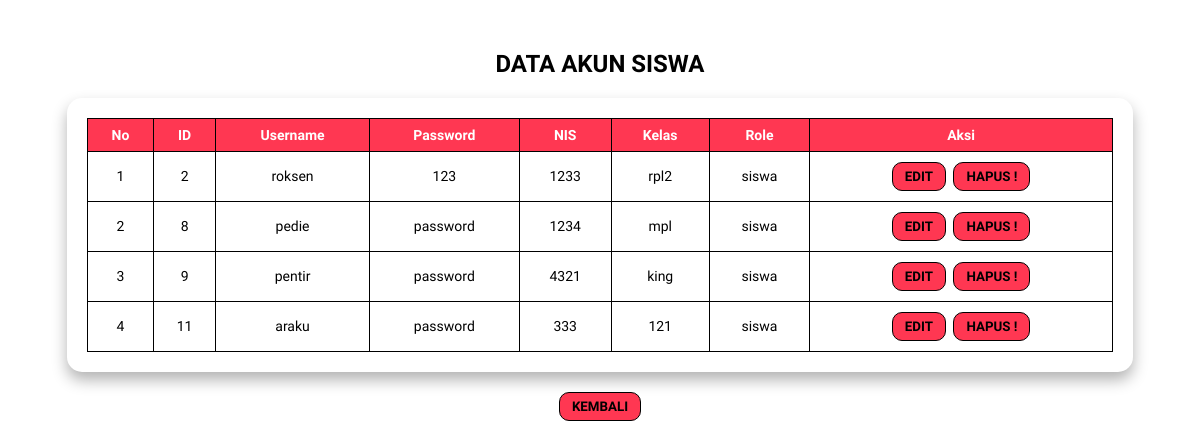
The page /UJIKOMFALAQ/admin/data-siswa.php on the database as committed earlier.
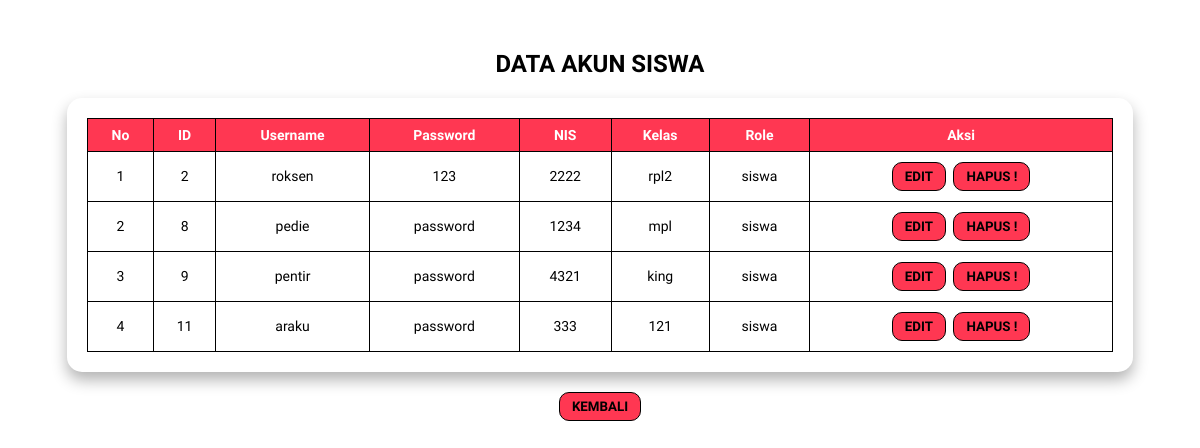
The same page on the database as committed later.
### tables this page shows
CREATE TABLE `user` (
  `id` int NOT NULL,
  `username` varchar(50) NOT NULL,
  `password` varchar(50) NOT NULL,
  `role` enum('admin','siswa') NOT NULL DEFAULT 'siswa',
  `nis` varchar(100) DEFAULT NULL,
  `kelas` varchar(100) DEFAULT NULL
);

### UJIKOMFALAQ/admin/data-siswa.php (the view, shortened to what this page needs)
<?php
$koneksi = mysqli_connect("localhost","root","","ujikom_12rpl2_falaq");
$query = mysqli_query($koneksi, "
    SELECT * FROM user
    WHERE role = 'siswa'
");
?>
<!DOCTYPE html>
<html lang="id">
<head>
</head>
<body>
<h2>DATA AKUN SISWA</h2>
<div class="box">
    <table>
        <tr>
            <th>No</th>
            <th>ID</th>
            <th>Username</th>
            <th>Password</th>
            <th>NIS</th>
            <th>Kelas</th>
            <th>Role</th>
            <th>Aksi</th>
        </tr>
        <?php
        $no = 1;
        while ($data = mysqli_fetch_assoc($query)) {
        ?>
        <tr>
            <td><?= $no++ ?></td>
            <td><?= $data['id'] ?></td>
            <td><?= $data['username'] ?></td>
            <td><?= $data['password'] ?></td>
            <td><?= $data['nis'] ?></td>
            <td><?= $data['kelas'] ?></td>
            <td><?= $data['role'] ?></td>
            <td class="aksi">
                <a href="edit-siswa.php?id=<?= $data['id'] ?>">
                    <button><b>EDIT</b></button>
                </a>
                <a href="hapus-siswa.php?id=<?= $data['id'] ?>"
                   onclick="return confirm('Ciuss pengen apuss nih hamphh?')">
                    <button><b>HAPUS !</b></button>
                </a>
            </td>
        </tr>
        <?php } ?>
    </table>
</div>
<div class="kembali">
    <a href="admin.php">
        <button><b>KEMBALI</b></button>
    </a>
</div>
</body>
</html>

Rows that differ between the two databases and show on the page:
changed user "roksen": nis "1233" → "2222"
